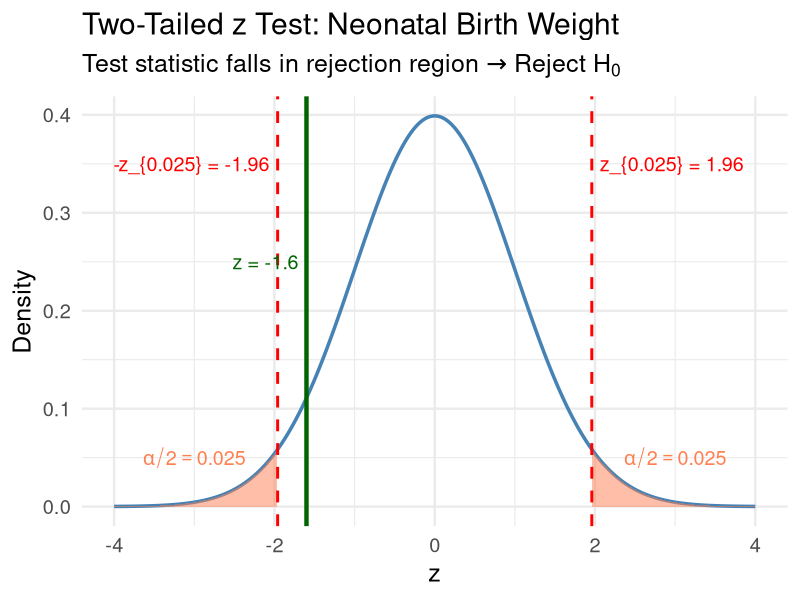
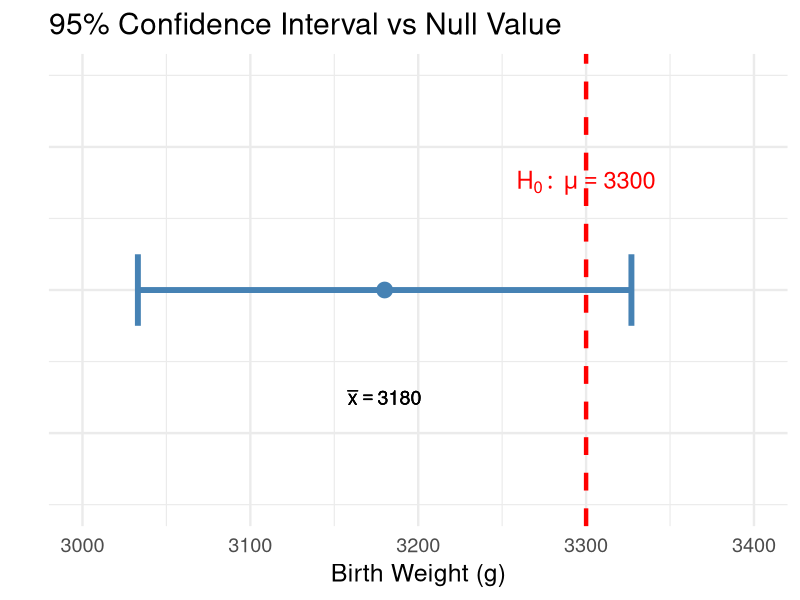
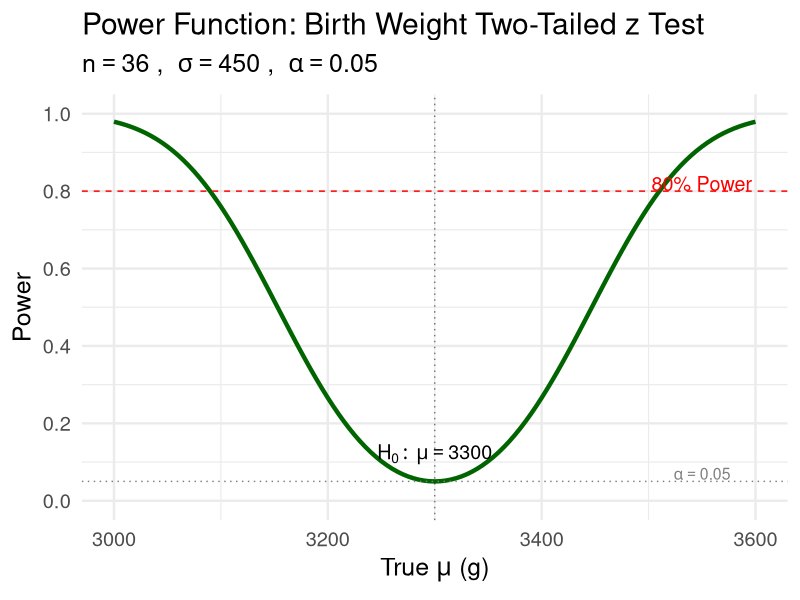
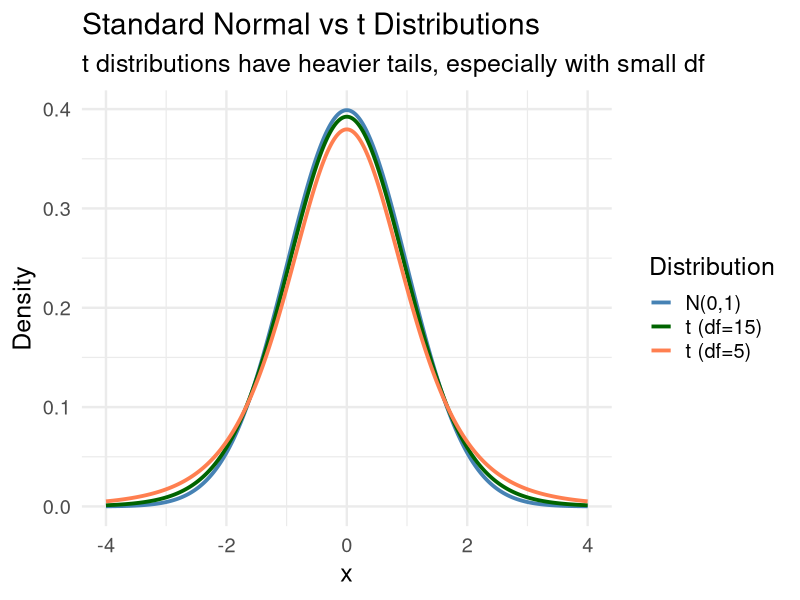
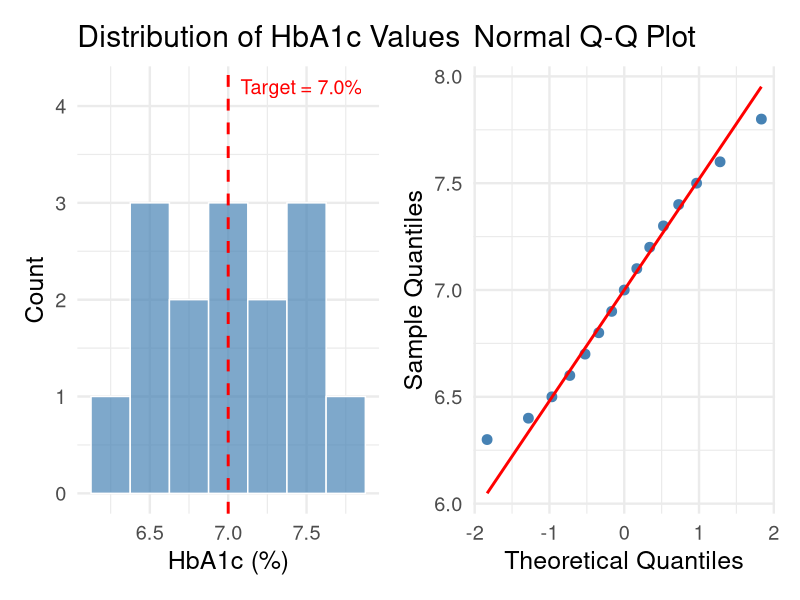
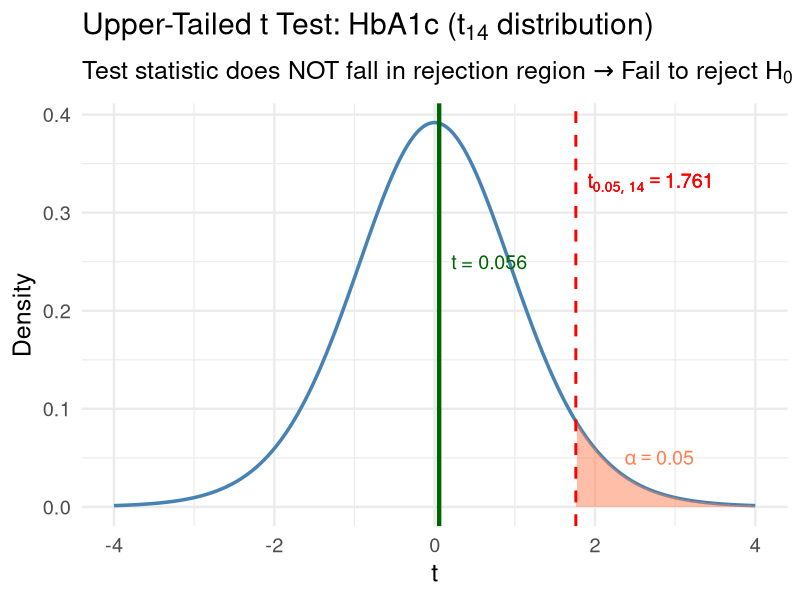
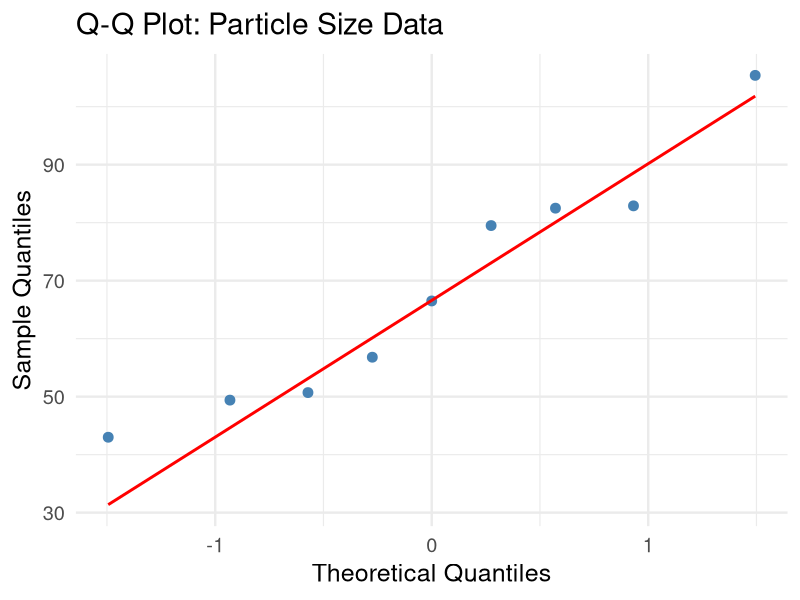
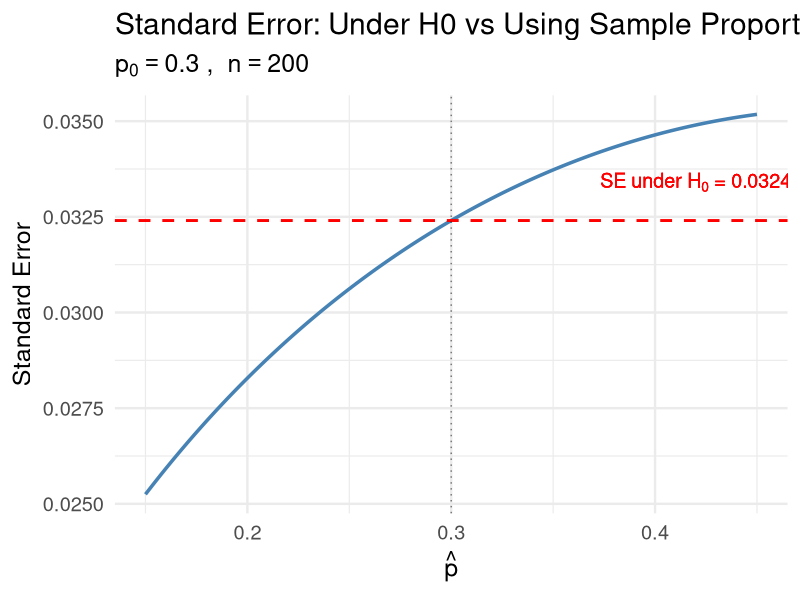

The R source for these figures, in order:
## ---- chunk 1
#| label: setup
#| include: false
library(tidyverse)
library(broom)
library(patchwork)
set.seed(551)
theme_set(theme_minimal(base_size = 18))
## ---- chunk 2
#| echo: true
# Step 6: Compute test statistic
xbar <- 3180
mu0 <- 3300
sigma <- 450
n <- 36
se <- sigma / sqrt(n)

z_stat <- (xbar - mu0) / se
cat("Test statistic: z =", round(z_stat, 3), "\n")

# Critical value
z_crit <- qnorm(1 - 0.05/2)
cat("Critical value: z_{alpha/2} =", round(z_crit, 3), "\n")
cat("Rejection region: |z| >=", round(z_crit, 3))
## ---- chunk 3
#| echo: true
# Step 7: Decision
cat("|z| =", round(abs(z_stat), 3), "\n")
cat("Critical value =", round(z_crit, 3), "\n\n")

if (abs(z_stat) >= z_crit) {
  cat("Decision: Reject H0 at alpha = 0.05\n\n")
  cat("Conclusion: There is statistically significant evidence that\n")
  cat("the true mean birth weight under the new protocol differs from 3300 g.")
} else {
  cat("Decision: Fail to reject H0 at alpha = 0.05\n\n")
  cat("Conclusion: There is insufficient evidence that the true mean\n")
  cat("birth weight differs from 3300 g under the new protocol.")
}
## ---- chunk 4
#| code-fold: true
#| fig-height: 6
z_seq <- seq(-4, 4, length.out = 500)
y <- dnorm(z_seq)

tibble(z = z_seq, y = y) |>
  ggplot(aes(x = z, y = y)) +
  geom_line(linewidth = 1.2, color = "steelblue") +
  geom_area(data = tibble(z = z_seq[z_seq >= z_crit], 
                          y = dnorm(z_seq[z_seq >= z_crit])),
            aes(x = z, y = y), fill = "coral", alpha = 0.5) +
  geom_area(data = tibble(z = z_seq[z_seq <= -z_crit], 
                          y = dnorm(z_seq[z_seq <= -z_crit])),
            aes(x = z, y = y), fill = "coral", alpha = 0.5) +
  geom_vline(xintercept = c(-z_crit, z_crit), linetype = "dashed", color = "red", linewidth = 1) +
  geom_vline(xintercept = z_stat, color = "darkgreen", linewidth = 1.5) +
  annotate("text", x = z_crit + 0.1, y = 0.35, hjust = 0, size = 5, color = "red",
           label = paste0("z_{0.025} = ", round(z_crit, 2))) +
  annotate("text", x = -z_crit - 0.1, y = 0.35, hjust = 1, size = 5, color = "red",
           label = paste0("-z_{0.025} = ", round(-z_crit, 2))) +
  annotate("text", x = z_stat - 0.1, y = 0.25, hjust = 1, size = 5, color = "darkgreen",
           label = paste0("z = ", round(z_stat, 2))) +
  annotate("text", x = 3, y = 0.05, label = expression(alpha/2 == 0.025), 
           color = "coral", size = 5) +
  annotate("text", x = -3, y = 0.05, label = expression(alpha/2 == 0.025), 
           color = "coral", size = 5) +
  labs(x = "z", y = "Density",
       title = "Two-Tailed z Test: Neonatal Birth Weight",
       subtitle = expression("Test statistic falls in rejection region" ~
                             symbol("\256") ~ "Reject" ~ H[0]))
## ---- chunk 5
#| echo: true
# 95% CI for mu
ci_lower <- xbar - z_crit * se
ci_upper <- xbar + z_crit * se
cat("95% CI for mu: (", round(ci_lower, 1), ",", round(ci_upper, 1), ")\n")
cat("Null value mu_0 = 3300\n\n")
cat("Since 3300 is NOT in the CI, we reject H0 -- consistent with our test!")
## ---- chunk 6
#| code-fold: true
#| fig-height: 3.5
tibble(x = xbar, lower = ci_lower, upper = ci_upper) |>
  ggplot(aes(y = 1)) +
  geom_errorbarh(aes(xmin = lower, xmax = upper), height = 0.1, linewidth = 2, color = "steelblue") +
  geom_point(aes(x = x), size = 5, color = "steelblue") +
  geom_vline(xintercept = 3300, linetype = "dashed", color = "red", linewidth = 1.5) +
  annotate("text", x = 3300, y = 1.15, label = expression(H[0]:~mu == 3300), 
           color = "red", size = 6) +
  annotate("text", x = xbar, y = 0.85, size = 5,
           label = bquote(bar(x) == .(xbar))) +
  coord_cartesian(xlim = c(3000, 3400), ylim = c(0.7, 1.3)) +
  labs(x = "Birth Weight (g)", y = "",
       title = "95% Confidence Interval vs Null Value") +
  theme(axis.text.y = element_blank(), axis.ticks.y = element_blank())
## ---- chunk 7
#| code-fold: true
#| fig-height: 6
alpha <- 0.05
mu_range <- seq(3000, 3600, by = 5)

# Two-tailed power
power_vals <- map_dbl(mu_range, \(mu_prime) {
  beta <- pnorm(z_crit + (mu0 - mu_prime) / se) - 
          pnorm(-z_crit + (mu0 - mu_prime) / se)
  1 - beta
})

tibble(mu = mu_range, power = power_vals) |>
  ggplot(aes(x = mu, y = power)) +
  geom_line(linewidth = 1.5, color = "darkgreen") +
  geom_hline(yintercept = 0.8, linetype = "dashed", color = "red") +
  geom_hline(yintercept = 0.05, linetype = "dotted", color = "gray50") +
  geom_vline(xintercept = mu0, linetype = "dotted", alpha = 0.5) +
  annotate("text", x = 3550, y = 0.82, label = "80% Power", color = "red", size = 5) +
  annotate("text", x = 3300, y = 0.12, size = 5,
           label = expression(H[0]:~mu == 3300)) +
  annotate("text", x = 3550, y = 0.07, label = expression(alpha == 0.05), 
           color = "gray50", size = 4) +
  labs(x = expression("True " * mu * " (g)"), y = "Power",
       title = "Power Function: Birth Weight Two-Tailed z Test",
       subtitle = expression(n == 36 ~ ", " ~ sigma == 450 ~ ", " ~ alpha == 0.05)) +
  scale_y_continuous(limits = c(0, 1), breaks = seq(0, 1, by = 0.2))
## ---- chunk 8
#| echo: true
# How many births to detect a 100g decrease with 80% power?
delta <- 100  # clinically meaningful difference
alpha <- 0.05
beta_target <- 0.20  # want power = 0.80
sigma <- 450

# Two-tailed test
n_needed <- (sigma * (qnorm(1 - alpha/2) + qnorm(1 - beta_target)) / delta)^2
cat("Sample size needed:", ceiling(n_needed), "births")
## ---- chunk 9
#| code-fold: true
#| fig-height: 6
# Compare z and t critical values
df_vals <- c(5, 10, 20, 50, 100, Inf)
alpha <- 0.05

crit_table <- tibble(
  df = df_vals,
  `t critical value` = qt(1 - alpha/2, df = df_vals),
  `z critical value` = qnorm(1 - alpha/2)
) |>
  mutate(df_label = ifelse(is.infinite(df), "Inf (z)", as.character(df)))

crit_table |>
  select(-df_label) |>
  mutate(across(where(is.numeric) & !df, \(x) round(x, 4)))
## ---- chunk 10
#| code-fold: true
#| fig-height: 5
x_seq <- seq(-4, 4, length.out = 500)

tibble(
  x = rep(x_seq, 3),
  density = c(dnorm(x_seq), dt(x_seq, df = 5), dt(x_seq, df = 15)),
  dist = rep(c("N(0,1)", "t (df=5)", "t (df=15)"), each = length(x_seq))
) |>
  mutate(dist = factor(dist, levels = c("N(0,1)", "t (df=15)", "t (df=5)"))) |>
  ggplot(aes(x = x, y = density, color = dist)) +
  geom_line(linewidth = 1.3) +
  scale_color_manual(values = c("N(0,1)" = "steelblue", "t (df=15)" = "darkgreen", "t (df=5)" = "coral")) +
  labs(x = "x", y = "Density", color = "Distribution",
       title = "Standard Normal vs t Distributions",
       subtitle = "t distributions have heavier tails, especially with small df") +
  theme(legend.position = "right")
## ---- chunk 11
#| echo: true
hba1c <- c(6.8, 7.2, 6.5, 7.8, 6.9, 7.4, 6.3, 7.1, 6.7, 
            7.5, 6.6, 7.0, 7.3, 6.4, 7.6)

# Summary statistics
xbar <- mean(hba1c)
s <- sd(hba1c)
n <- length(hba1c)
cat("n =", n, "\n")
cat("x-bar =", round(xbar, 3), "\n")
cat("s =", round(s, 3))
## ---- chunk 12
#| code-fold: true
#| fig-height: 5
#| fig-width: 14
p1 <- tibble(hba1c = hba1c) |>
  ggplot(aes(x = hba1c)) +
  geom_histogram(bins = 7, fill = "steelblue", color = "white", alpha = 0.7) +
  geom_vline(xintercept = 7.0, linetype = "dashed", color = "red", linewidth = 1) +
  labs(x = "HbA1c (%)", y = "Count", title = "Distribution of HbA1c Values") +
  annotate("text", x = 7.0, y = 4.2, label = "Target = 7.0%", 
           color = "red", hjust = -0.1, size = 5)

p2 <- tibble(hba1c = hba1c) |>
  ggplot(aes(sample = hba1c)) +
  stat_qq(size = 3, color = "steelblue") +
  stat_qq_line(color = "red", linewidth = 1) +
  labs(x = "Theoretical Quantiles", y = "Sample Quantiles",
       title = "Normal Q-Q Plot")

p1 + p2
## ---- chunk 13
#| echo: true
# Step 1-2: mu = true mean HbA1c; H0: mu = 7.0 vs Ha: mu > 7.0
mu0 <- 7.0
alpha <- 0.05

# Step 4: Test statistic
se <- s / sqrt(n)
t_stat <- (xbar - mu0) / se
cat("Test statistic: t =", round(t_stat, 3), "\n")

# Step 5: Critical value (upper-tailed, df = n-1)
t_crit <- qt(1 - alpha, df = n - 1)
cat("Critical value: t_{0.05, 14} =", round(t_crit, 3), "\n")

# Step 7: Decision
cat("\nDecision:", 
    ifelse(t_stat >= t_crit, "Reject H0", "Fail to reject H0"))
## ---- chunk 14
#| echo: true
# R's built-in t.test function
t_result <- t.test(hba1c, mu = 7.0, alternative = "greater")
t_result
## ---- chunk 15
#| echo: true
# Extract tidy results
tidy(t_result)
## ---- chunk 16
#| code-fold: true
#| fig-height: 6
df_t <- n - 1
x_seq <- seq(-4, 4, length.out = 500)
y <- dt(x_seq, df = df_t)

tibble(x = x_seq, y = y) |>
  ggplot(aes(x = x, y = y)) +
  geom_line(linewidth = 1.2, color = "steelblue") +
  geom_area(data = tibble(x = x_seq[x_seq >= t_crit],
                          y = dt(x_seq[x_seq >= t_crit], df = df_t)),
            aes(x = x, y = y), fill = "coral", alpha = 0.5) +
  geom_vline(xintercept = t_crit, linetype = "dashed", color = "red", linewidth = 1) +
  geom_vline(xintercept = t_stat, color = "darkgreen", linewidth = 1.5) +
  annotate("text", x = t_crit + 0.15, y = 0.33, hjust = 0, size = 5, color = "red",
           label = bquote(t[list(0.05, 14)] == .(round(t_crit, 3)))) +
  annotate("text", x = t_stat + 0.15, y = 0.25, hjust = 0, size = 5, color = "darkgreen",
           label = paste0("t = ", round(t_stat, 3))) +
  annotate("text", x = 2.8, y = 0.05, label = expression(alpha == 0.05), 
           color = "coral", size = 5) +
  labs(x = "t", y = "Density",
       title = expression("Upper-Tailed t Test: HbA1c (" * t[14] * " distribution)"),
       subtitle = expression("Test statistic does NOT fall in rejection region" ~
                             symbol("\256") ~ "Fail to reject" ~ H[0]))
## ---- chunk 17
#| echo: true
# Simulated data consistent with the Mackowiak et al. findings
set.seed(1992)
body_temp <- rnorm(130, mean = 98.2, sd = 0.73)

cat("n =", length(body_temp), "\n")
cat("x-bar =", round(mean(body_temp), 3), "\n")
cat("s =", round(sd(body_temp), 3))
## ---- chunk 18
#| echo: true
# Two-tailed t test
temp_test <- t.test(body_temp, mu = 98.6, alternative = "two.sided")
temp_test
## ---- chunk 19
#| echo: true
# Extract key quantities
cat("t statistic:", round(temp_test$statistic, 3), "\n")
cat("p-value:", format.pval(temp_test$p.value, digits = 3), "\n")
cat("95% CI: (", round(temp_test$conf.int[1], 3), ",", 
    round(temp_test$conf.int[2], 3), ")\n\n")
cat("Since 98.6 is NOT in the 95% CI, we reject H0.\n")
cat("Evidence strongly suggests true mean body temperature differs from 98.6 F.")
## ---- chunk 20
#| echo: true
#| code-fold: true
set.seed(551)
n_sims <- 10000
alpha <- 0.05
mu0 <- 5

# Simulate Type I error rate for different distributions
simulate_type1 <- function(rdist, n, ...) {
  rejections <- replicate(n_sims, {
    x <- rdist(n, ...)
    test <- t.test(x, mu = mu0)
    test$p.value < alpha
  })
  mean(rejections)
}

results <- tibble(
  Distribution = c("Normal", "Normal", "Exp (shifted)", "Exp (shifted)", 
                    "t(3) (shifted)", "t(3) (shifted)"),
  n = rep(c(10, 50), 3),
  `Type I Error Rate` = c(
    simulate_type1(rnorm, 10, mean = 5, sd = 1),
    simulate_type1(rnorm, 50, mean = 5, sd = 1),
    simulate_type1(\(n, ...) rexp(n, rate = 1) + 4, 10),
    simulate_type1(\(n, ...) rexp(n, rate = 1) + 4, 50),
    simulate_type1(\(n, ...) rt(n, df = 3) + 5, 10),
    simulate_type1(\(n, ...) rt(n, df = 3) + 5, 50)
  )
)

results |> mutate(`Type I Error Rate` = round(`Type I Error Rate`, 4))
## ---- chunk 21
#| echo: true
d50 <- c(82.9, 56.8, 66.5, 49.4, 105.4, 79.5, 82.5, 50.7, 43.0)

# Summary statistics
cat("n =", length(d50), "\n")
cat("x-bar =", round(mean(d50), 2), "\n")
cat("s =", round(sd(d50), 2))
## ---- chunk 22
#| echo: true
# Check normality
## ---- chunk 23
#| code-fold: true
#| fig-height: 7
tibble(d50 = d50) |>
  ggplot(aes(sample = d50)) +
  stat_qq(size = 3, color = "steelblue") +
  stat_qq_line(color = "red", linewidth = 1) +
  labs(title = "Q-Q Plot: Particle Size Data", 
       x = "Theoretical Quantiles", y = "Sample Quantiles")
## ---- chunk 24
#| echo: true
# t test
t.test(d50, mu = 44, alternative = "two.sided", conf.level = 0.99)
## ---- chunk 25
#| echo: true
# Given summary statistics (large n, don't need raw data)
xbar_tip <- 17.986
s_tip <- 5.937
n_tip <- 70
mu0_tip <- 15
alpha <- 0.05

# t test statistic
se_tip <- s_tip / sqrt(n_tip)
t_stat_tip <- (xbar_tip - mu0_tip) / se_tip
t_crit_tip <- qt(1 - alpha, df = n_tip - 1)

cat("t =", round(t_stat_tip, 2), "\n")
cat("t_{0.05, 69} =", round(t_crit_tip, 3), "\n")
cat("Decision:", ifelse(t_stat_tip >= t_crit_tip, "Reject H0", "Fail to reject H0"))
## ---- chunk 26
#| code-fold: true
#| fig-height: 5
#| fig-width: 14
# Compare SE under H0 vs using p-hat
p0 <- 0.30
n <- 200
phat_vals <- seq(0.15, 0.45, by = 0.001)

se_h0 <- sqrt(p0 * (1 - p0) / n)
se_wald <- sqrt(phat_vals * (1 - phat_vals) / n)

p1 <- tibble(phat = phat_vals, se = se_wald) |>
  ggplot(aes(x = phat, y = se)) +
  geom_line(linewidth = 1.2, color = "steelblue") +
  geom_hline(yintercept = se_h0, linetype = "dashed", color = "red", linewidth = 1) +
  geom_vline(xintercept = p0, linetype = "dotted", alpha = 0.5) +
  annotate("text", x = 0.42, y = se_h0 + 0.001, color = "red", size = 5,
           label = bquote("SE under" ~ H[0] ~ "=" ~ .(round(se_h0, 4)))) +
  labs(x = expression(hat(p)), y = "Standard Error",
       title = "Standard Error: Under H0 vs Using Sample Proportion",
       subtitle = expression(p[0] == 0.30 ~ ", " ~ n == 200))

p1
## ---- chunk 27
#| echo: true
# Data
x <- 8          # infections observed
n <- 500        # total surgeries
p_hat <- x / n
p0 <- 0.025     # national rate

cat("Sample proportion: p-hat =", p_hat, "\n")
cat("Expected under H0:", n * p0, "infections\n")

# Check validity: np0 and n(1-p0)
cat("np0 =", n * p0, ">= 10?", n * p0 >= 10, "\n")
cat("n(1-p0) =", n * (1 - p0), ">= 10?", n * (1 - p0) >= 10)
## ---- chunk 28
#| echo: true
# H0: p = 0.025 vs Ha: p < 0.025 (lower-tailed)
alpha <- 0.05

# Test statistic
se_h0 <- sqrt(p0 * (1 - p0) / n)
z_stat <- (p_hat - p0) / se_h0
z_crit <- qnorm(alpha)  # lower-tailed critical value

cat("z =", round(z_stat, 3), "\n")
cat("Critical value: -z_{0.05} =", round(z_crit, 3), "\n\n")

if (z_stat <= z_crit) {
  cat("Decision: Reject H0\n")
  cat("Conclusion: Evidence that the new protocol reduces infection rate.")
} else {
  cat("Decision: Fail to reject H0\n")
  cat("Conclusion: Insufficient evidence that the new protocol\n")
  cat("reduces infection rate below the national 2.5%.")
}
## ---- chunk 29
#| code-fold: true
#| fig-height: 6
z_seq <- seq(-4, 4, length.out = 500)
y <- dnorm(z_seq)

tibble(z = z_seq, y = y) |>
  ggplot(aes(x = z, y = y)) +
  geom_line(linewidth = 1.2, color = "steelblue") +
  geom_area(data = tibble(z = z_seq[z_seq <= qnorm(alpha)],
                          y = dnorm(z_seq[z_seq <= qnorm(alpha)])),
            aes(x = z, y = y), fill = "coral", alpha = 0.5) +
  geom_vline(xintercept = z_crit, linetype = "dashed", color = "red", linewidth = 1) +
  geom_vline(xintercept = z_stat, color = "darkgreen", linewidth = 1.5) +
  annotate("text", x = z_crit - 0.1, y = 0.33, hjust = 1, size = 5, color = "red",
           label = bquote(-z[0.05] == .(round(z_crit, 3)))) +
  annotate("text", x = z_stat + 0.1, y = 0.25, hjust = 0, size = 5, color = "darkgreen",
           label = paste0("z = ", round(z_stat, 3))) +
  labs(x = "z", y = "Density",
       title = "Lower-Tailed z Test: Post-Surgical Infection Rate",
       subtitle = expression("Test statistic does NOT fall in rejection region" ~
                             symbol("\256") ~ "Fail to reject" ~ H[0]))
## ---- chunk 30
#| echo: true
# Our z test by hand
z_stat_manual <- (p_hat - p0) / sqrt(p0 * (1 - p0) / n)
cat("Manual z statistic:", round(z_stat_manual, 3), "\n")
cat("Manual z^2:        ", round(z_stat_manual^2, 3), "\n\n")

# prop.test computes the same thing as chi-squared
prop_result <- prop.test(x = 8, n = 500, p = 0.025, 
                          alternative = "less", correct = FALSE)

cat("prop.test chi-squared:", round(prop_result$statistic, 3), "\n")
cat("sqrt(chi-squared):    ", round(sqrt(prop_result$statistic), 3), "\n")
cat("p-value (prop.test):  ", round(prop_result$p.value, 4))
## ---- chunk 31
#| echo: true
# prop.test returns the Score (Wilson) CI
cat("Score CI from prop.test():\n")
cat("  (", round(prop_result$conf.int[1], 5), ",", 
         round(prop_result$conf.int[2], 5), ")\n\n")

# Verify: this is the Wilson interval from Lesson 8
z_alpha2 <- qnorm(0.975)
p_hat_val <- 8/500
n_val <- 500

# Wilson formula: (p_hat + z^2/(2n) +/- z*sqrt(p_hat*(1-p_hat)/n + z^2/(4n^2))) / (1 + z^2/n)
center <- (p_hat_val + z_alpha2^2 / (2 * n_val)) / (1 + z_alpha2^2 / n_val)
margin <- z_alpha2 * sqrt(p_hat_val * (1 - p_hat_val) / n_val + z_alpha2^2 / (4 * n_val^2)) / 
          (1 + z_alpha2^2 / n_val)

cat("Wilson formula by hand:\n")
cat("  (", round(center - margin, 5), ",", round(center + margin, 5), ")")
## ---- chunk 32
#| echo: true
# Full output from prop.test (using broom for tidy results)
prop.test(x = 8, n = 500, p = 0.025, 
          alternative = "less", correct = FALSE) |>
  tidy() |>
  select(estimate, statistic, p.value, conf.low, conf.high, method)
## ---- chunk 33
#| echo: true
# Example: x = 3 successes out of n = 20, testing p0 = 0.30
x_ex <- 3; n_ex <- 20; p0_ex <- 0.30

# P(X <= 3 | p = 0.30) for lower-tailed test
p_lower <- pbinom(x_ex, size = n_ex, prob = p0_ex)

# P(X >= 3 | p = 0.30) for upper-tailed test
p_upper <- 1 - pbinom(x_ex - 1, size = n_ex, prob = p0_ex)

cat("P(X <= 3 | p=0.30) =", round(p_lower, 4), "\n")
cat("P(X >= 3 | p=0.30) =", round(p_upper, 4))
## ---- chunk 34
#| code-fold: true
#| fig-height: 6.5
# Show the binomial distribution under H0 and highlight the p-value region
x_vals <- 0:n_ex
probs <- dbinom(x_vals, size = n_ex, prob = p0_ex)

tibble(x = x_vals, prob = probs) |>
  mutate(region = case_when(
    x <= x_ex ~ "P-value region (X <= 3)",
    TRUE ~ "Not in p-value region"
  )) |>
  ggplot(aes(x = x, y = prob, fill = region)) +
  geom_col(width = 0.7, color = "black") +
  scale_fill_manual(values = c("P-value region (X <= 3)" = "coral", 
                                "Not in p-value region" = "steelblue")) +
  geom_vline(xintercept = n_ex * p0_ex, linetype = "dashed", linewidth = 1) +
  annotate("text", x = n_ex * p0_ex + 0.3, y = max(probs) * 0.9, hjust = 0, size = 5,
           label = bquote("E[X] =" ~ np[0] ~ "=" ~ .(n_ex * p0_ex))) +
  labs(x = "X (number of successes)", y = "P(X = x)",
       title = expression("Binomial(n = 20, " * p[0] * " = 0.30) under " * H[0]),
       subtitle = paste0("Exact p-value: P(X \u2264 3 | p = 0.30) = ", round(p_lower, 4)),
       fill = NULL) +
  theme_minimal(base_size = 18) +
  theme(legend.position = "bottom")
## ---- chunk 35
#| echo: true
# Each individual probability
for (k in 0:x_ex) {
  prob_k <- dbinom(k, size = n_ex, prob = p0_ex)
  cat(sprintf("P(X = %d) = C(20,%d) × 0.30^%d × 0.70^%d = %.6f\n", 
              k, k, k, n_ex - k, prob_k))
}

cat("\n--- Sum ---\n")
cat("P(X <= 3) =", round(sum(dbinom(0:x_ex, n_ex, p0_ex)), 6), "\n\n")
cat("Since", round(p_lower, 4), "> 0.05, we fail to reject H0")
## ---- chunk 36
#| echo: true
# The easy way: binom.test() does all this for us
binom.test(x = 3, n = 20, p = 0.30, alternative = "less")
## ---- chunk 37
#| echo: true
# Tidy output
binom_result <- binom.test(x = 3, n = 20, p = 0.30, alternative = "less")

cat("Test statistic (X):      ", binom_result$statistic, "\n")
cat("Exact p-value:           ", round(binom_result$p.value, 4), "\n")
cat("95% CI for p:            (", round(binom_result$conf.int[1], 4), ",", 
    round(binom_result$conf.int[2], 4), ")\n")
cat("Sample proportion (p-hat):", binom_result$estimate, "\n\n")

# Verify the p-value matches our manual calculation
cat("Manual P(X <= 3 | p=0.30):", round(pbinom(3, 20, 0.30), 4))
## ---- chunk 38
#| echo: true
# Data
x_adr <- 4; n_adr <- 80; p0_adr <- 0.02

cat("p-hat =", x_adr / n_adr, "\n")
cat("Check np0 =", n_adr * p0_adr, "< 10: Normal approx NOT valid!\n\n")

# Exact binomial test: H0: p = 0.02 vs Ha: p > 0.02
exact_result <- binom.test(x_adr, n_adr, p = p0_adr, alternative = "greater")
cat("Exact p-value:", round(exact_result$p.value, 4), "\n\n")

# Compare with (invalid) z test for illustration
z_invalid <- (x_adr/n_adr - p0_adr) / sqrt(p0_adr * (1 - p0_adr) / n_adr)
p_z_invalid <- 1 - pnorm(z_invalid)
cat("Z test p-value (INVALID, for comparison):", round(p_z_invalid, 4), "\n")
cat("Note the difference: exact and approximate p-values diverge\n")
cat("when the normal approximation conditions are not met.")
## ---- chunk 39
#| code-fold: true
#| fig-height: 6
#| fig-width: 14
# Compare exact and approximate p-values across different x values
n_comp <- 80
p0_comp <- 0.02

comp_data <- tibble(x = 0:10) |>
  mutate(
    exact_pval = map_dbl(x, ~1 - pbinom(.x - 1, n_comp, p0_comp)),
    approx_pval = map_dbl(x, ~1 - pnorm((.x/n_comp - p0_comp) / 
                                          sqrt(p0_comp * (1 - p0_comp) / n_comp)))
  )

comp_data |>
  pivot_longer(c(exact_pval, approx_pval), 
               names_to = "method", values_to = "pvalue") |>
  mutate(method = ifelse(method == "exact_pval", "Exact (Binomial)", 
                         "Approximate (z test)")) |>
  ggplot(aes(x = x, y = pvalue, color = method, shape = method)) +
  geom_point(size = 4) +
  geom_line(linewidth = 1) +
  geom_hline(yintercept = 0.05, linetype = "dashed", alpha = 0.5) +
  annotate("text", x = 8, y = 0.07, label = expression(alpha == 0.05), size = 5) +
  scale_color_manual(values = c("Exact (Binomial)" = "steelblue", 
                                 "Approximate (z test)" = "coral")) +
  labs(x = "X (number of adverse events)", 
       y = "Upper-tail P-value",
       title = bquote("Exact vs Approximate P-values: " ~ n == 80 * ", " ~ p[0] == 0.02),
       subtitle = bquote("Normal approximation unreliable when" ~ np[0] ~ "=" ~ 
                          .(n_comp * p0_comp) < 10),
       color = NULL, shape = NULL) +
  theme_minimal(base_size = 18) +
  theme(legend.position = "bottom")
## ---- chunk 40
#| echo: true
# H0: p = 0.30 vs Ha: p > 0.30, alpha = 0.10
x_obs <- 686
n_obs <- 2014
p0_obs <- 0.30
alpha_obs <- 0.10

phat_obs <- x_obs / n_obs
se_obs <- sqrt(p0_obs * (1 - p0_obs) / n_obs)
z_obs <- (phat_obs - p0_obs) / se_obs

cat("p-hat =", round(phat_obs, 3), "\n")
cat("z =", round(z_obs, 2), "\n")
cat("z_{0.10} =", round(qnorm(1 - alpha_obs), 3), "\n")
cat("Decision:", ifelse(z_obs >= qnorm(1 - alpha_obs), 
                         "Reject H0", "Fail to reject H0"), "\n\n")
cat("Conclusion: At alpha = 0.10, more than 30% of American\n")
cat("adult men are obese.")
## ---- chunk 41
#| echo: true
# Data
x_readmit <- 35
n_readmit <- 180
p0_readmit <- 0.15
phat_readmit <- x_readmit / n_readmit

cat("p-hat =", round(phat_readmit, 4), "\n")
cat("Check: np0 =", n_readmit * p0_readmit, 
    ", n(1-p0) =", n_readmit * (1 - p0_readmit), "\n\n")

# H0: p = 0.15 vs Ha: p > 0.15
# Manual z test (score test)
se_readmit <- sqrt(p0_readmit * (1 - p0_readmit) / n_readmit)
z_readmit <- (phat_readmit - p0_readmit) / se_readmit
cat("Manual z =", round(z_readmit, 3), "\n")
cat("Manual p-value =", round(1 - pnorm(z_readmit), 4), "\n")
## ---- chunk 42
#| echo: true
# Score test via prop.test()
score_result <- prop.test(x_readmit, n_readmit, p = p0_readmit, 
                           alternative = "greater", correct = FALSE)

# Exact binomial test
exact_result <- binom.test(x_readmit, n_readmit, p = p0_readmit, 
                            alternative = "greater")

cat("=== Comparison of Methods ===\n\n")
cat("Manual z test:        p-value =", round(1 - pnorm(z_readmit), 4), "\n")
cat("prop.test (score):    p-value =", round(score_result$p.value, 4), "\n")
cat("binom.test (exact):   p-value =", round(exact_result$p.value, 4), "\n\n")

cat("Score (Wilson) CI:     (", round(score_result$conf.int[1], 4), ",", 
    round(score_result$conf.int[2], 4), ")\n")
cat("Clopper-Pearson CI:    (", round(exact_result$conf.int[1], 4), ",", 
    round(exact_result$conf.int[2], 4), ")\n\n")
cat("With large n, all three p-values agree closely.")
## ---- chunk 43
#| echo: true
# How many patients to detect a readmission rate of 0.20 with 80% power?
p0 <- 0.15; p_alt <- 0.20; alpha <- 0.05; beta_target <- 0.20

n_prop <- ((qnorm(1 - alpha) * sqrt(p0 * (1 - p0)) + 
             qnorm(1 - beta_target) * sqrt(p_alt * (1 - p_alt))) / 
            (p_alt - p0))^2

cat("Required sample size:", ceiling(n_prop), "patients")
## ---- chunk 44
#| echo: true
# R has a built-in function for proportion test sample size
power.prop.test(p1 = 0.15, p2 = 0.20, sig.level = 0.05, 
                power = 0.80, alternative = "one.sided")
## ---- chunk 45
#| code-fold: true
#| fig-height: 7
#| fig-width: 14
# Decision tree as a visualization
tree_data <- tibble(
  x = c(5, 2.5, 7.5, 1.25, 3.75, 6.25, 8.75),
  y = c(3, 2, 2, 1, 1, 1, 1),
  label = c(
    "What parameter\nare you testing?",
    "Testing\nthe mean (mu)",
    "Testing a\nproportion (p)",
    "sigma known?\nz test",
    "sigma unknown?\nt test",
    "Large sample?\nz test for p",
    "Small sample?\nExact binomial"
  ),
  fill_color = c("gray90", "lightblue", "lightyellow", 
                  "steelblue", "coral", "steelblue", "coral")
)

ggplot(tree_data, aes(x = x, y = y)) +
  geom_label(aes(label = label, fill = fill_color), 
             size = 5, label.padding = unit(0.6, "lines"),
             label.size = 0.5) +
  scale_fill_identity() +
  geom_segment(aes(x = 5, y = 2.75, xend = 2.5, yend = 2.25), 
               arrow = arrow(length = unit(0.2, "cm"))) +
  geom_segment(aes(x = 5, y = 2.75, xend = 7.5, yend = 2.25),
               arrow = arrow(length = unit(0.2, "cm"))) +
  geom_segment(aes(x = 2.5, y = 1.75, xend = 1.25, yend = 1.25),
               arrow = arrow(length = unit(0.2, "cm"))) +
  geom_segment(aes(x = 2.5, y = 1.75, xend = 3.75, yend = 1.25),
               arrow = arrow(length = unit(0.2, "cm"))) +
  geom_segment(aes(x = 7.5, y = 1.75, xend = 6.25, yend = 1.25),
               arrow = arrow(length = unit(0.2, "cm"))) +
  geom_segment(aes(x = 7.5, y = 1.75, xend = 8.75, yend = 1.25),
               arrow = arrow(length = unit(0.2, "cm"))) +
  coord_cartesian(xlim = c(0, 10), ylim = c(0.5, 3.5)) +
  theme_void(base_size = 16) +
  labs(title = "Decision Tree: Choosing the Right Test")
## ---- chunk 46
#| echo: true
# Patient data
creatinine <- c(0.92, 1.15, 1.03, 0.88, 1.21, 0.97, 1.08, 1.14,
                0.95, 1.06, 1.18, 0.99, 1.12, 0.91, 1.07, 1.01,
                1.10, 0.94, 1.16, 1.03)

# Comprehensive analysis
cat("--- Summary Statistics ---\n")
cat("n =", length(creatinine), "\n")
cat("x-bar =", round(mean(creatinine), 4), "\n")
cat("s =", round(sd(creatinine), 4), "\n")
cat("se =", round(sd(creatinine)/sqrt(length(creatinine)), 4), "\n")
## ---- chunk 47
#| echo: true
# Two-tailed t test: H0: mu = 1.0 vs Ha: mu != 1.0
creat_test <- t.test(creatinine, mu = 1.0, alternative = "two.sided")
creat_test
## ---- chunk 48
#| code-fold: true
#| fig-height: 5
#| fig-width: 14
p1 <- tibble(x = creatinine) |>
  ggplot(aes(x = x)) +
  geom_histogram(bins = 8, fill = "steelblue", color = "white", alpha = 0.7) +
  geom_vline(xintercept = 1.0, linetype = "dashed", color = "red", linewidth = 1) +
  geom_vline(xintercept = mean(creatinine), color = "darkgreen", linewidth = 1) +
  labs(x = "Serum Creatinine (mg/dL)", y = "Count",
       title = "Distribution of Creatinine Values") +
  annotate("text", x = 1.0, y = 5, label = expression(mu[0] == 1.0), 
           color = "red", hjust = 1.1, size = 5) +
  annotate("text", x = mean(creatinine), y = 4.5, hjust = -0.1, size = 5,
           color = "darkgreen",
           label = bquote(bar(x) == .(round(mean(creatinine), 3))))

p2 <- tibble(x = creatinine) |>
  ggplot(aes(sample = x)) +
  stat_qq(size = 3, color = "steelblue") +
  stat_qq_line(color = "red", linewidth = 1) +
  labs(title = "Normal Q-Q Plot", x = "Theoretical Quantiles", y = "Sample Quantiles")

p1 + p2
## ---- chunk 49
#| echo: true
# Summary of results
cat("=== Test Results ===\n")
cat("t =", round(creat_test$statistic, 3), "\n")
cat("df =", creat_test$parameter, "\n")
cat("p-value =", round(creat_test$p.value, 4), "\n")
cat("95% CI: (", round(creat_test$conf.int[1], 4), ",", 
    round(creat_test$conf.int[2], 4), ")\n\n")

if (creat_test$p.value < 0.05) {
  cat("Interpretation: At alpha = 0.05, there IS statistically\n")
  cat("significant evidence that the mean serum creatinine level\n")
  cat("differs from the reference value of 1.0 mg/dL.\n\n")
  cat("The 95% CI does NOT contain 1.0 -- consistent with rejection.")
} else {
  cat("Interpretation: At alpha = 0.05, there is INSUFFICIENT\n")
  cat("evidence that the mean serum creatinine level differs\n")
  cat("from the reference value of 1.0 mg/dL.\n\n")
  cat("The 95% CI CONTAINS 1.0 -- consistent with failure to reject.")
}
## ---- chunk 50
#| echo: true
#| code-fold: true
set.seed(551)
n_sims <- 10000
n <- 12
mu0 <- 100
sigma <- 15

# When sigma is truly known
z_reject <- replicate(n_sims, {
  x <- rnorm(n, mean = mu0, sd = sigma)
  z <- (mean(x) - mu0) / (sigma / sqrt(n))
  abs(z) >= qnorm(0.975)
})

# Using t test (sigma estimated)
t_reject <- replicate(n_sims, {
  x <- rnorm(n, mean = mu0, sd = sigma)
  t <- (mean(x) - mu0) / (sd(x) / sqrt(n))
  abs(t) >= qt(0.975, df = n - 1)
})

cat("Simulated Type I error rates (alpha = 0.05):\n")
cat("z test (sigma known):   ", round(mean(z_reject), 4), "\n")
cat("t test (sigma estimated):", round(mean(t_reject), 4), "\n\n")
cat("Both correctly control Type I error at approximately 0.05")
